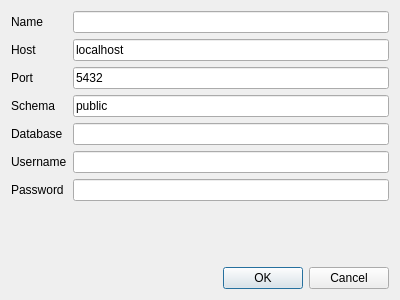
<?xml version="1.0" encoding="UTF-8"?>
<ui version="4.0">
 <class>Dialog</class>
 <widget class="QDialog" name="Dialog">
  <property name="geometry">
   <rect>
    <x>0</x>
    <y>0</y>
    <width>400</width>
    <height>300</height>
   </rect>
  </property>
  <property name="windowTitle">
   <string>New PostGIS dataset</string>
  </property>
  <layout class="QGridLayout" name="gridLayout">
   <item row="3" column="0">
    <widget class="QLabel" name="label_2">
     <property name="text">
      <string>Port</string>
     </property>
    </widget>
   </item>
   <item row="5" column="0">
    <widget class="QLabel" name="label_3">
     <property name="text">
      <string>Database</string>
     </property>
    </widget>
   </item>
   <item row="1" column="0">
    <widget class="QLabel" name="label">
     <property name="text">
      <string>Host</string>
     </property>
    </widget>
   </item>
   <item row="6" column="0">
    <widget class="QLabel" name="label_4">
     <property name="text">
      <string>Username</string>
     </property>
    </widget>
   </item>
   <item row="7" column="0">
    <widget class="QLabel" name="label_5">
     <property name="text">
      <string>Password</string>
     </property>
    </widget>
   </item>
   <item row="1" column="1">
    <widget class="QLineEdit" name="txtHost">
     <property name="text">
      <string>localhost</string>
     </property>
    </widget>
   </item>
   <item row="8" column="0">
    <spacer name="verticalSpacer">
     <property name="orientation">
      <enum>Qt::Vertical</enum>
     </property>
     <property name="sizeHint" stdset="0">
      <size>
       <width>20</width>
       <height>40</height>
      </size>
     </property>
    </spacer>
   </item>
   <item row="5" column="1">
    <widget class="QLineEdit" name="txtDatabase"/>
   </item>
   <item row="7" column="1">
    <widget class="QLineEdit" name="txtPassword">
     <property name="echoMode">
      <enum>QLineEdit::Password</enum>
     </property>
    </widget>
   </item>
   <item row="6" column="1">
    <widget class="QLineEdit" name="txtUsername"/>
   </item>
   <item row="3" column="1">
    <widget class="QLineEdit" name="txtPort">
     <property name="text">
      <string>5432</string>
     </property>
    </widget>
   </item>
   <item row="4" column="0">
    <widget class="QLabel" name="label_6">
     <property name="text">
      <string>Schema</string>
     </property>
    </widget>
   </item>
   <item row="4" column="1">
    <widget class="QLineEdit" name="txtSchema">
     <property name="text">
      <string>public</string>
     </property>
    </widget>
   </item>
   <item row="0" column="0">
    <widget class="QLabel" name="label_7">
     <property name="text">
      <string>Name</string>
     </property>
    </widget>
   </item>
   <item row="0" column="1">
    <widget class="QLineEdit" name="txtName"/>
   </item>
   <item row="9" column="1">
    <widget class="QDialogButtonBox" name="buttonBox">
     <property name="orientation">
      <enum>Qt::Horizontal</enum>
     </property>
     <property name="standardButtons">
      <set>QDialogButtonBox::Cancel|QDialogButtonBox::Ok</set>
     </property>
    </widget>
   </item>
  </layout>
 </widget>
 <resources/>
 <connections>
  <connection>
   <sender>buttonBox</sender>
   <signal>accepted()</signal>
   <receiver>Dialog</receiver>
   <slot>accept()</slot>
   <hints>
    <hint type="sourcelabel">
     <x>248</x>
     <y>254</y>
    </hint>
    <hint type="destinationlabel">
     <x>157</x>
     <y>274</y>
    </hint>
   </hints>
  </connection>
  <connection>
   <sender>buttonBox</sender>
   <signal>rejected()</signal>
   <receiver>Dialog</receiver>
   <slot>reject()</slot>
   <hints>
    <hint type="sourcelabel">
     <x>316</x>
     <y>260</y>
    </hint>
    <hint type="destinationlabel">
     <x>286</x>
     <y>274</y>
    </hint>
   </hints>
  </connection>
 </connections>
</ui>
